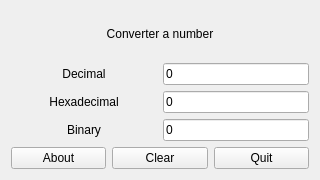
<?xml version="1.0" encoding="UTF-8"?>
<ui version="4.0">
 <class>MainWindow</class>
 <widget class="QMainWindow" name="MainWindow">
  <property name="geometry">
   <rect>
    <x>0</x>
    <y>0</y>
    <width>320</width>
    <height>180</height>
   </rect>
  </property>
  <property name="sizePolicy">
   <sizepolicy hsizetype="Fixed" vsizetype="Fixed">
    <horstretch>0</horstretch>
    <verstretch>0</verstretch>
   </sizepolicy>
  </property>
  <property name="minimumSize">
   <size>
    <width>320</width>
    <height>180</height>
   </size>
  </property>
  <property name="maximumSize">
   <size>
    <width>320</width>
    <height>180</height>
   </size>
  </property>
  <property name="windowTitle">
   <string>Converter</string>
  </property>
  <widget class="QWidget" name="centralWidget">
   <layout class="QGridLayout" name="gridLayout">
    <item row="2" column="0">
     <layout class="QHBoxLayout" name="horizontalLayout_12">
      <item>
       <widget class="QLabel" name="label_hexadecimal">
        <property name="text">
         <string>Hexadecimal</string>
        </property>
        <property name="alignment">
         <set>Qt::AlignCenter</set>
        </property>
       </widget>
      </item>
      <item>
       <widget class="QLineEdit" name="lineEdit_hexadecimal">
        <property name="sizePolicy">
         <sizepolicy hsizetype="Preferred" vsizetype="Fixed">
          <horstretch>0</horstretch>
          <verstretch>0</verstretch>
         </sizepolicy>
        </property>
        <property name="text">
         <string>0</string>
        </property>
       </widget>
      </item>
     </layout>
    </item>
    <item row="3" column="0">
     <layout class="QHBoxLayout" name="horizontalLayout_11">
      <item>
       <widget class="QLabel" name="label_binary">
        <property name="text">
         <string>Binary</string>
        </property>
        <property name="alignment">
         <set>Qt::AlignCenter</set>
        </property>
       </widget>
      </item>
      <item>
       <widget class="QLineEdit" name="lineEdit_binary">
        <property name="sizePolicy">
         <sizepolicy hsizetype="Preferred" vsizetype="Fixed">
          <horstretch>0</horstretch>
          <verstretch>0</verstretch>
         </sizepolicy>
        </property>
        <property name="text">
         <string>0</string>
        </property>
       </widget>
      </item>
     </layout>
    </item>
    <item row="4" column="0">
     <layout class="QHBoxLayout" name="horizontalLayout_14">
      <item>
       <widget class="QPushButton" name="pushButton_about">
        <property name="sizePolicy">
         <sizepolicy hsizetype="Preferred" vsizetype="Fixed">
          <horstretch>0</horstretch>
          <verstretch>0</verstretch>
         </sizepolicy>
        </property>
        <property name="text">
         <string>About</string>
        </property>
       </widget>
      </item>
      <item>
       <widget class="QPushButton" name="pushButton_clear">
        <property name="sizePolicy">
         <sizepolicy hsizetype="Preferred" vsizetype="Fixed">
          <horstretch>0</horstretch>
          <verstretch>0</verstretch>
         </sizepolicy>
        </property>
        <property name="text">
         <string>Clear</string>
        </property>
       </widget>
      </item>
      <item>
       <widget class="QPushButton" name="pushButton_quit">
        <property name="sizePolicy">
         <sizepolicy hsizetype="Preferred" vsizetype="Fixed">
          <horstretch>0</horstretch>
          <verstretch>0</verstretch>
         </sizepolicy>
        </property>
        <property name="text">
         <string>Quit</string>
        </property>
       </widget>
      </item>
     </layout>
    </item>
    <item row="0" column="0">
     <widget class="QLabel" name="label_description">
      <property name="text">
       <string>Converter a number</string>
      </property>
      <property name="alignment">
       <set>Qt::AlignCenter</set>
      </property>
     </widget>
    </item>
    <item row="1" column="0">
     <layout class="QHBoxLayout" name="horizontalLayout_13">
      <item>
       <widget class="QLabel" name="label_decimal">
        <property name="sizePolicy">
         <sizepolicy hsizetype="Preferred" vsizetype="Preferred">
          <horstretch>0</horstretch>
          <verstretch>0</verstretch>
         </sizepolicy>
        </property>
        <property name="text">
         <string>Decimal</string>
        </property>
        <property name="alignment">
         <set>Qt::AlignCenter</set>
        </property>
       </widget>
      </item>
      <item>
       <widget class="QLineEdit" name="lineEdit_decimal">
        <property name="sizePolicy">
         <sizepolicy hsizetype="Preferred" vsizetype="Fixed">
          <horstretch>0</horstretch>
          <verstretch>0</verstretch>
         </sizepolicy>
        </property>
        <property name="text">
         <string>0</string>
        </property>
       </widget>
      </item>
     </layout>
    </item>
   </layout>
  </widget>
 </widget>
 <layoutdefault spacing="6" margin="11"/>
 <resources/>
 <connections/>
</ui>
